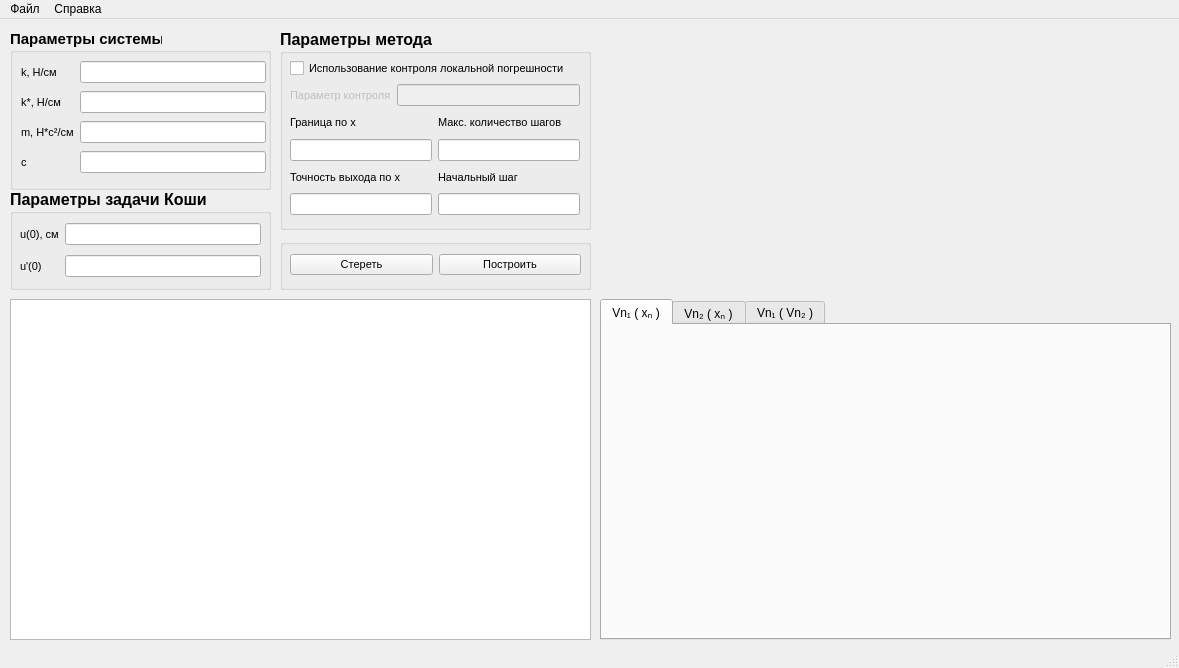
<?xml version="1.0" encoding="UTF-8"?>
<ui version="4.0">
 <class>MainWindow</class>
 <widget class="QMainWindow" name="MainWindow">
  <property name="geometry">
   <rect>
    <x>0</x>
    <y>0</y>
    <width>1179</width>
    <height>668</height>
   </rect>
  </property>
  <property name="windowTitle">
   <string>11.3 Балашов 381903-3</string>
  </property>
  <property name="tabShape">
   <enum>QTabWidget::Rounded</enum>
  </property>
  <widget class="QWidget" name="centralwidget">
   <widget class="QTabWidget" name="tabWidget">
    <property name="geometry">
     <rect>
      <x>600</x>
      <y>280</y>
      <width>571</width>
      <height>341</height>
     </rect>
    </property>
    <property name="currentIndex">
     <number>0</number>
    </property>
    <widget class="QWidget" name="tab">
     <attribute name="title">
      <string>Vn₁ ( xₙ )</string>
     </attribute>
     <widget class="QWidget" name="widget1" native="true">
      <property name="geometry">
       <rect>
        <x>10</x>
        <y>10</y>
        <width>551</width>
        <height>301</height>
       </rect>
      </property>
     </widget>
    </widget>
    <widget class="QWidget" name="tab_2">
     <attribute name="title">
      <string>Vn₂ ( xₙ )</string>
     </attribute>
     <widget class="QWidget" name="widget2" native="true">
      <property name="geometry">
       <rect>
        <x>10</x>
        <y>10</y>
        <width>551</width>
        <height>301</height>
       </rect>
      </property>
     </widget>
    </widget>
    <widget class="QWidget" name="tab_3">
     <attribute name="title">
      <string>Vn₁ ( Vn₂ )</string>
     </attribute>
     <widget class="QWidget" name="widget3" native="true">
      <property name="geometry">
       <rect>
        <x>10</x>
        <y>10</y>
        <width>551</width>
        <height>301</height>
       </rect>
      </property>
     </widget>
    </widget>
   </widget>
   <widget class="QGroupBox" name="groupBox_3">
    <property name="geometry">
     <rect>
      <x>10</x>
      <y>170</y>
      <width>261</width>
      <height>101</height>
     </rect>
    </property>
    <property name="font">
     <font>
      <pointsize>12</pointsize>
      <weight>75</weight>
      <bold>true</bold>
     </font>
    </property>
    <property name="title">
     <string>Параметры задачи Коши</string>
    </property>
    <widget class="QWidget" name="">
     <property name="geometry">
      <rect>
       <x>10</x>
       <y>30</y>
       <width>241</width>
       <height>64</height>
      </rect>
     </property>
     <layout class="QHBoxLayout" name="horizontalLayout_2">
      <item>
       <layout class="QGridLayout" name="gridLayout_3">
        <item row="1" column="0">
         <widget class="QLabel" name="label_9">
          <property name="font">
           <font>
            <pointsize>8</pointsize>
            <weight>50</weight>
            <bold>false</bold>
           </font>
          </property>
          <property name="text">
           <string>u'(0)</string>
          </property>
         </widget>
        </item>
        <item row="1" column="1">
         <widget class="QLineEdit" name="lineEdit_11">
          <property name="font">
           <font>
            <pointsize>8</pointsize>
            <weight>50</weight>
            <bold>false</bold>
           </font>
          </property>
          <property name="clearButtonEnabled">
           <bool>true</bool>
          </property>
         </widget>
        </item>
        <item row="0" column="0">
         <widget class="QLabel" name="label_8">
          <property name="font">
           <font>
            <pointsize>8</pointsize>
            <weight>50</weight>
            <bold>false</bold>
           </font>
          </property>
          <property name="text">
           <string>u(0), см</string>
          </property>
         </widget>
        </item>
        <item row="0" column="1">
         <widget class="QLineEdit" name="lineEdit_8">
          <property name="font">
           <font>
            <pointsize>8</pointsize>
            <weight>50</weight>
            <bold>false</bold>
           </font>
          </property>
          <property name="clearButtonEnabled">
           <bool>true</bool>
          </property>
         </widget>
        </item>
       </layout>
      </item>
     </layout>
    </widget>
   </widget>
   <widget class="QGroupBox" name="groupBox_2">
    <property name="geometry">
     <rect>
      <x>280</x>
      <y>10</y>
      <width>311</width>
      <height>201</height>
     </rect>
    </property>
    <property name="font">
     <font>
      <pointsize>12</pointsize>
      <weight>75</weight>
      <bold>true</bold>
     </font>
    </property>
    <property name="title">
     <string>Параметры метода</string>
    </property>
    <widget class="QWidget" name="">
     <property name="geometry">
      <rect>
       <x>10</x>
       <y>30</y>
       <width>296</width>
       <height>156</height>
      </rect>
     </property>
     <layout class="QVBoxLayout" name="verticalLayout">
      <item>
       <widget class="QCheckBox" name="checkBox">
        <property name="font">
         <font>
          <pointsize>8</pointsize>
          <weight>50</weight>
          <bold>false</bold>
         </font>
        </property>
        <property name="text">
         <string>Использование контроля локальной погрешности</string>
        </property>
       </widget>
      </item>
      <item>
       <layout class="QHBoxLayout" name="horizontalLayout_6">
        <item>
         <widget class="QLabel" name="label_7">
          <property name="enabled">
           <bool>false</bool>
          </property>
          <property name="font">
           <font>
            <pointsize>8</pointsize>
            <weight>50</weight>
            <bold>false</bold>
           </font>
          </property>
          <property name="text">
           <string>Параметр контроля</string>
          </property>
         </widget>
        </item>
        <item>
         <widget class="QLineEdit" name="lineEdit_7">
          <property name="enabled">
           <bool>false</bool>
          </property>
          <property name="font">
           <font>
            <pointsize>8</pointsize>
            <weight>50</weight>
            <bold>false</bold>
           </font>
          </property>
          <property name="clearButtonEnabled">
           <bool>true</bool>
          </property>
         </widget>
        </item>
        <item>
         <spacer name="horizontalSpacer_2">
          <property name="orientation">
           <enum>Qt::Horizontal</enum>
          </property>
          <property name="sizeType">
           <enum>QSizePolicy::Fixed</enum>
          </property>
          <property name="sizeHint" stdset="0">
           <size>
            <width>6</width>
            <height>20</height>
           </size>
          </property>
         </spacer>
        </item>
       </layout>
      </item>
      <item>
       <layout class="QHBoxLayout" name="horizontalLayout_3">
        <item>
         <layout class="QVBoxLayout" name="verticalLayout_2">
          <item>
           <widget class="QLabel" name="label_15">
            <property name="font">
             <font>
              <pointsize>8</pointsize>
              <weight>50</weight>
              <bold>false</bold>
             </font>
            </property>
            <property name="text">
             <string>Граница по x</string>
            </property>
           </widget>
          </item>
          <item>
           <widget class="QLineEdit" name="lineEdit_9">
            <property name="font">
             <font>
              <pointsize>8</pointsize>
              <weight>50</weight>
              <bold>false</bold>
             </font>
            </property>
            <property name="clearButtonEnabled">
             <bool>true</bool>
            </property>
           </widget>
          </item>
          <item>
           <widget class="QLabel" name="label_17">
            <property name="font">
             <font>
              <pointsize>8</pointsize>
              <weight>50</weight>
              <bold>false</bold>
             </font>
            </property>
            <property name="text">
             <string>Точность выхода по x</string>
            </property>
           </widget>
          </item>
          <item>
           <widget class="QLineEdit" name="lineEdit_12">
            <property name="font">
             <font>
              <pointsize>8</pointsize>
              <weight>50</weight>
              <bold>false</bold>
             </font>
            </property>
            <property name="clearButtonEnabled">
             <bool>true</bool>
            </property>
           </widget>
          </item>
         </layout>
        </item>
        <item>
         <layout class="QVBoxLayout" name="verticalLayout_3">
          <item>
           <widget class="QLabel" name="label_16">
            <property name="font">
             <font>
              <pointsize>8</pointsize>
              <weight>50</weight>
              <bold>false</bold>
             </font>
            </property>
            <property name="text">
             <string>Макс. количество шагов</string>
            </property>
           </widget>
          </item>
          <item>
           <widget class="QLineEdit" name="lineEdit_10">
            <property name="font">
             <font>
              <pointsize>8</pointsize>
              <weight>50</weight>
              <bold>false</bold>
             </font>
            </property>
            <property name="clearButtonEnabled">
             <bool>true</bool>
            </property>
           </widget>
          </item>
          <item>
           <widget class="QLabel" name="label_18">
            <property name="font">
             <font>
              <pointsize>8</pointsize>
              <weight>50</weight>
              <bold>false</bold>
             </font>
            </property>
            <property name="text">
             <string>Начальный шаг</string>
            </property>
           </widget>
          </item>
          <item>
           <widget class="QLineEdit" name="lineEdit_13">
            <property name="font">
             <font>
              <pointsize>8</pointsize>
              <weight>50</weight>
              <bold>false</bold>
             </font>
            </property>
            <property name="clearButtonEnabled">
             <bool>true</bool>
            </property>
           </widget>
          </item>
         </layout>
        </item>
        <item>
         <spacer name="horizontalSpacer_3">
          <property name="orientation">
           <enum>Qt::Horizontal</enum>
          </property>
          <property name="sizeType">
           <enum>QSizePolicy::Fixed</enum>
          </property>
          <property name="sizeHint" stdset="0">
           <size>
            <width>6</width>
            <height>20</height>
           </size>
          </property>
         </spacer>
        </item>
       </layout>
      </item>
     </layout>
    </widget>
   </widget>
   <widget class="QGroupBox" name="groupBox_4">
    <property name="geometry">
     <rect>
      <x>280</x>
      <y>220</y>
      <width>311</width>
      <height>51</height>
     </rect>
    </property>
    <property name="title">
     <string/>
    </property>
    <widget class="QWidget" name="">
     <property name="geometry">
      <rect>
       <x>10</x>
       <y>0</y>
       <width>291</width>
       <height>51</height>
      </rect>
     </property>
     <layout class="QHBoxLayout" name="horizontalLayout_4">
      <item>
       <widget class="QPushButton" name="pushButton_2">
        <property name="font">
         <font>
          <pointsize>8</pointsize>
          <weight>50</weight>
          <bold>false</bold>
         </font>
        </property>
        <property name="text">
         <string>Стереть</string>
        </property>
       </widget>
      </item>
      <item>
       <widget class="QPushButton" name="pushButton">
        <property name="font">
         <font>
          <pointsize>8</pointsize>
          <weight>50</weight>
          <bold>false</bold>
         </font>
        </property>
        <property name="text">
         <string>Построить</string>
        </property>
       </widget>
      </item>
     </layout>
    </widget>
   </widget>
   <widget class="QLabel" name="label_4">
    <property name="geometry">
     <rect>
      <x>600</x>
      <y>20</y>
      <width>571</width>
      <height>251</height>
     </rect>
    </property>
    <property name="text">
     <string/>
    </property>
    <property name="pixmap">
     <pixmap>../../../../../Downloads/ezgif.com-gif-maker.gif</pixmap>
    </property>
    <property name="scaledContents">
     <bool>true</bool>
    </property>
   </widget>
   <widget class="QTableView" name="tableView">
    <property name="geometry">
     <rect>
      <x>10</x>
      <y>280</y>
      <width>581</width>
      <height>341</height>
     </rect>
    </property>
   </widget>
   <widget class="QWidget" name="">
    <property name="geometry">
     <rect>
      <x>0</x>
      <y>0</y>
      <width>2</width>
      <height>2</height>
     </rect>
    </property>
    <layout class="QVBoxLayout" name="verticalLayout_5"/>
   </widget>
   <widget class="QWidget" name="">
    <property name="geometry">
     <rect>
      <x>0</x>
      <y>0</y>
      <width>2</width>
      <height>2</height>
     </rect>
    </property>
    <layout class="QVBoxLayout" name="verticalLayout_4"/>
   </widget>
   <widget class="QGroupBox" name="groupBox">
    <property name="geometry">
     <rect>
      <x>10</x>
      <y>10</y>
      <width>261</width>
      <height>161</height>
     </rect>
    </property>
    <property name="font">
     <font>
      <pointsize>11</pointsize>
      <weight>75</weight>
      <bold>true</bold>
     </font>
    </property>
    <property name="title">
     <string>Параметры системы</string>
    </property>
    <widget class="QWidget" name="">
     <property name="geometry">
      <rect>
       <x>11</x>
       <y>30</y>
       <width>245</width>
       <height>116</height>
      </rect>
     </property>
     <layout class="QGridLayout" name="gridLayout_4">
      <item row="0" column="0">
       <widget class="QLabel" name="label_2">
        <property name="font">
         <font>
          <pointsize>8</pointsize>
          <weight>50</weight>
          <bold>false</bold>
         </font>
        </property>
        <property name="text">
         <string>k, Н/см</string>
        </property>
       </widget>
      </item>
      <item row="0" column="1">
       <widget class="QLineEdit" name="lineEdit_2">
        <property name="font">
         <font>
          <pointsize>8</pointsize>
          <weight>50</weight>
          <bold>false</bold>
         </font>
        </property>
        <property name="clearButtonEnabled">
         <bool>true</bool>
        </property>
       </widget>
      </item>
      <item row="1" column="0">
       <widget class="QLabel" name="label_3">
        <property name="font">
         <font>
          <pointsize>8</pointsize>
          <weight>50</weight>
          <bold>false</bold>
         </font>
        </property>
        <property name="text">
         <string>k*, Н/см</string>
        </property>
       </widget>
      </item>
      <item row="1" column="1">
       <widget class="QLineEdit" name="lineEdit_3">
        <property name="font">
         <font>
          <pointsize>8</pointsize>
          <weight>50</weight>
          <bold>false</bold>
         </font>
        </property>
        <property name="clearButtonEnabled">
         <bool>true</bool>
        </property>
       </widget>
      </item>
      <item row="2" column="0">
       <widget class="QLabel" name="label">
        <property name="font">
         <font>
          <pointsize>8</pointsize>
          <weight>50</weight>
          <bold>false</bold>
         </font>
        </property>
        <property name="text">
         <string>m, Н*с²/см</string>
        </property>
       </widget>
      </item>
      <item row="2" column="1">
       <widget class="QLineEdit" name="lineEdit_5">
        <property name="font">
         <font>
          <pointsize>8</pointsize>
          <weight>50</weight>
          <bold>false</bold>
         </font>
        </property>
        <property name="clearButtonEnabled">
         <bool>true</bool>
        </property>
       </widget>
      </item>
      <item row="3" column="0">
       <widget class="QLabel" name="label_5">
        <property name="font">
         <font>
          <pointsize>8</pointsize>
          <weight>50</weight>
          <bold>false</bold>
         </font>
        </property>
        <property name="text">
         <string>c</string>
        </property>
       </widget>
      </item>
      <item row="3" column="1">
       <widget class="QLineEdit" name="lineEdit">
        <property name="font">
         <font>
          <pointsize>8</pointsize>
          <weight>50</weight>
          <bold>false</bold>
         </font>
        </property>
        <property name="clearButtonEnabled">
         <bool>true</bool>
        </property>
       </widget>
      </item>
     </layout>
    </widget>
   </widget>
  </widget>
  <widget class="QMenuBar" name="menubar">
   <property name="geometry">
    <rect>
     <x>0</x>
     <y>0</y>
     <width>1179</width>
     <height>21</height>
    </rect>
   </property>
   <widget class="QMenu" name="menu">
    <property name="title">
     <string>Файл</string>
    </property>
    <addaction name="action"/>
    <addaction name="action_3"/>
   </widget>
   <widget class="QMenu" name="menu_2">
    <property name="title">
     <string>Справка</string>
    </property>
    <addaction name="action_5"/>
    <addaction name="action_6"/>
   </widget>
   <addaction name="menu"/>
   <addaction name="menu_2"/>
  </widget>
  <widget class="QStatusBar" name="statusbar"/>
  <action name="action">
   <property name="text">
    <string>Сбросить</string>
   </property>
   <property name="shortcut">
    <string>Ctrl+R</string>
   </property>
  </action>
  <action name="action_3">
   <property name="text">
    <string>Загрузить шаблон</string>
   </property>
   <property name="shortcut">
    <string>Ctrl+L</string>
   </property>
  </action>
  <action name="action_4">
   <property name="text">
    <string>Справка</string>
   </property>
  </action>
  <action name="action_5">
   <property name="text">
    <string>Справка</string>
   </property>
  </action>
  <action name="action_6">
   <property name="text">
    <string>Описание задачи</string>
   </property>
  </action>
 </widget>
 <resources/>
 <connections/>
 <buttongroups>
  <buttongroup name="buttonGroup"/>
 </buttongroups>
</ui>
